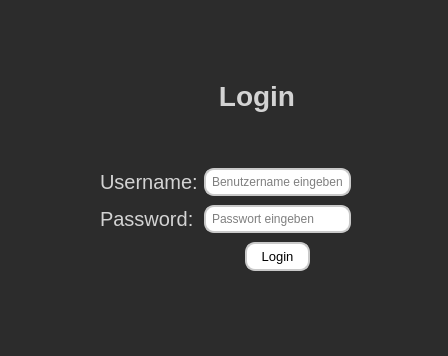
<?xml version="1.0" encoding="UTF-8"?>
<ui version="4.0">
 <class>LoginDialog</class>
 <widget class="QDialog" name="LoginDialog">
  <property name="geometry">
   <rect>
    <x>0</x>
    <y>0</y>
    <width>448</width>
    <height>356</height>
   </rect>
  </property>
  <property name="windowTitle">
   <string>Dialog</string>
  </property>
  <property name="styleSheet">
   <string notr="true">background-color: #2C2C2C;</string>
  </property>
  <widget class="QWidget" name="">
   <property name="geometry">
    <rect>
     <x>100</x>
     <y>80</y>
     <width>251</width>
     <height>191</height>
    </rect>
   </property>
   <layout class="QVBoxLayout" name="verticalLayout">
    <item>
     <layout class="QGridLayout" name="gridLayout">
      <property name="topMargin">
       <number>0</number>
      </property>
      <property name="rightMargin">
       <number>0</number>
      </property>
      <property name="bottomMargin">
       <number>0</number>
      </property>
      <property name="verticalSpacing">
       <number>9</number>
      </property>
      <item row="4" column="2">
       <widget class="QPushButton" name="login_btn">
        <property name="minimumSize">
         <size>
          <width>65</width>
          <height>0</height>
         </size>
        </property>
        <property name="font">
         <font>
          <pointsize>10</pointsize>
         </font>
        </property>
        <property name="styleSheet">
         <string notr="true">QPushButton {
    background-color: rgb(255, 255, 255);
    border: 2px solid;
	 border-color: rgb(201, 201, 201);
    border-radius: 10px;
    padding: 5px;          
}
QPushButton:hover {
    background-color: #a0c4ff; 
}
QPushButton:pressed {
    background-color: darkgray;
    border: 2px solid black;
}</string>
        </property>
        <property name="text">
         <string>Login</string>
        </property>
       </widget>
      </item>
      <item row="2" column="0">
       <widget class="QLabel" name="username_lbl">
        <property name="font">
         <font>
          <pointsize>15</pointsize>
         </font>
        </property>
        <property name="styleSheet">
         <string notr="true">color: #D3D3D3;</string>
        </property>
        <property name="text">
         <string>Username:</string>
        </property>
       </widget>
      </item>
      <item row="4" column="3">
       <spacer name="horizontalSpacer">
        <property name="orientation">
         <enum>Qt::Orientation::Horizontal</enum>
        </property>
        <property name="sizeHint" stdset="0">
         <size>
          <width>40</width>
          <height>20</height>
         </size>
        </property>
       </spacer>
      </item>
      <item row="2" column="1" colspan="3">
       <widget class="QLineEdit" name="name_edit">
        <property name="styleSheet">
         <string notr="true">QLineEdit {
    background-color: #ffffff; 
    border: 2px solid;
	 border-color: rgb(201, 201, 201);
    border-radius: 10px;
    padding: 4px;
}</string>
        </property>
        <property name="placeholderText">
         <string>Benutzername eingeben</string>
        </property>
       </widget>
      </item>
      <item row="3" column="1" colspan="3">
       <widget class="QLineEdit" name="passw_edit">
        <property name="styleSheet">
         <string notr="true">QLineEdit {
    background-color: #ffffff; 
    border: 2px solid;
	 border-color: rgb(201, 201, 201);
    border-radius: 10px;
    padding: 4px;
}</string>
        </property>
        <property name="echoMode">
         <enum>QLineEdit::EchoMode::Password</enum>
        </property>
        <property name="placeholderText">
         <string>Passwort eingeben</string>
        </property>
       </widget>
      </item>
      <item row="1" column="1">
       <spacer name="verticalSpacer_2">
        <property name="orientation">
         <enum>Qt::Orientation::Vertical</enum>
        </property>
        <property name="sizeHint" stdset="0">
         <size>
          <width>20</width>
          <height>40</height>
         </size>
        </property>
       </spacer>
      </item>
      <item row="3" column="0">
       <widget class="QLabel" name="password_lbl">
        <property name="font">
         <font>
          <pointsize>15</pointsize>
         </font>
        </property>
        <property name="styleSheet">
         <string notr="true">color: #D3D3D3;</string>
        </property>
        <property name="text">
         <string>Password:</string>
        </property>
       </widget>
      </item>
      <item row="1" column="0">
       <spacer name="verticalSpacer">
        <property name="orientation">
         <enum>Qt::Orientation::Vertical</enum>
        </property>
        <property name="sizeHint" stdset="0">
         <size>
          <width>20</width>
          <height>40</height>
         </size>
        </property>
       </spacer>
      </item>
      <item row="4" column="1">
       <spacer name="horizontalSpacer_2">
        <property name="orientation">
         <enum>Qt::Orientation::Horizontal</enum>
        </property>
        <property name="sizeHint" stdset="0">
         <size>
          <width>40</width>
          <height>20</height>
         </size>
        </property>
       </spacer>
      </item>
      <item row="0" column="1" colspan="2">
       <widget class="QLabel" name="login_lbl">
        <property name="font">
         <font>
          <pointsize>21</pointsize>
          <bold>true</bold>
         </font>
        </property>
        <property name="styleSheet">
         <string notr="true">color: #D3D3D3;</string>
        </property>
        <property name="text">
         <string>Login</string>
        </property>
        <property name="alignment">
         <set>Qt::AlignmentFlag::AlignCenter</set>
        </property>
       </widget>
      </item>
     </layout>
    </item>
   </layout>
  </widget>
 </widget>
 <resources/>
 <connections/>
</ui>
